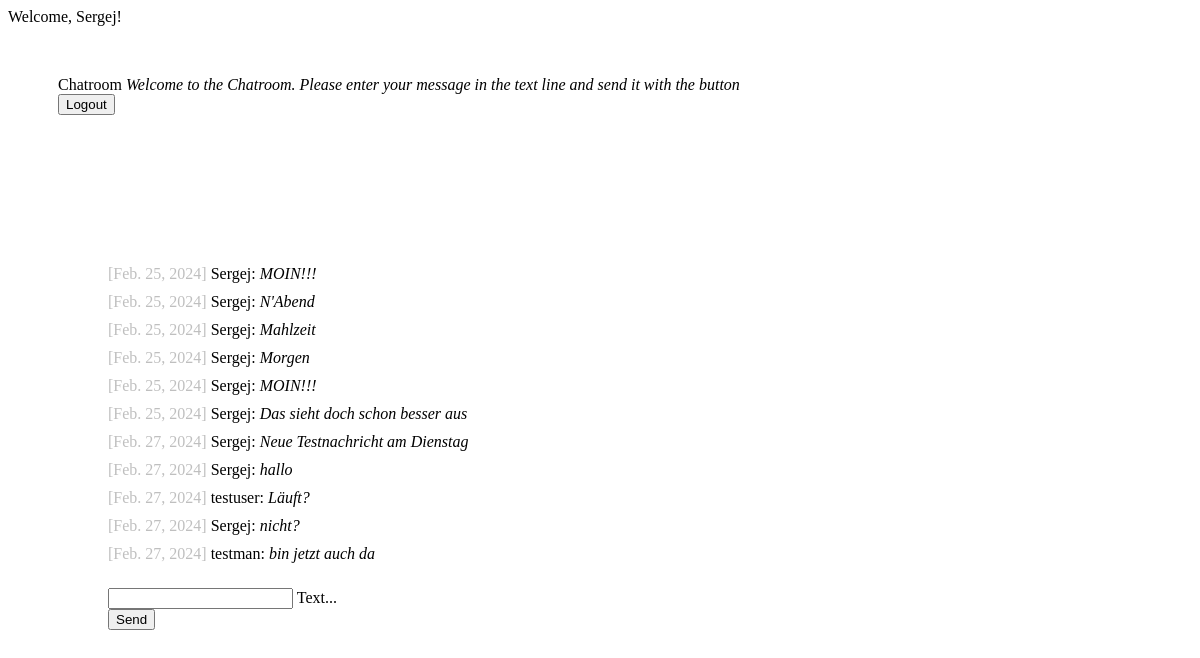
The page /chat/ (signed in) on the database as committed earlier.
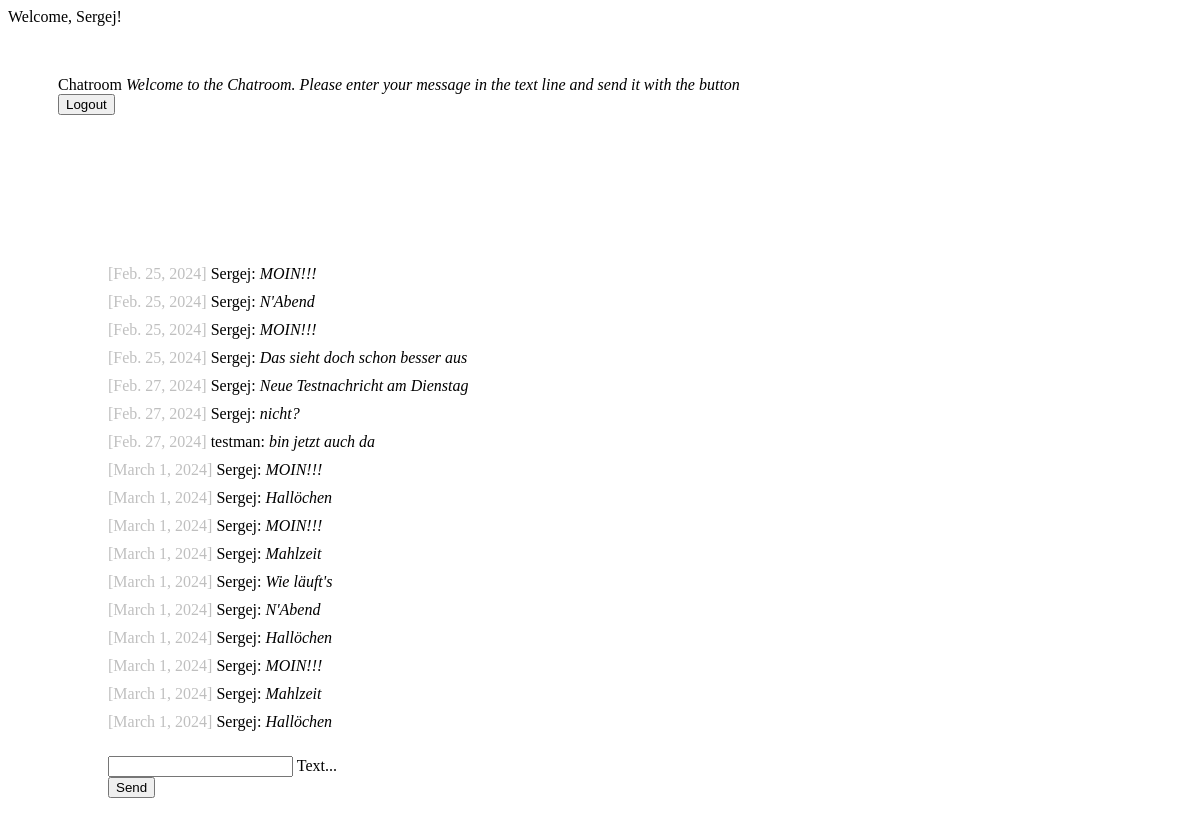
The same page on the database as committed later.
### chat/models.py (models this page shows)
class Message(models.Model):
    text = models.CharField(max_length=500)
    created_at = models.DateField(default=date.today)
    chat = models.ForeignKey(Chat, on_delete=models.CASCADE, related_name='chat_message_set', default=None, blank=True, null=True)
    author = models.ForeignKey(settings.AUTH_USER_MODEL, on_delete=models.CASCADE, related_name='author_message_set')
    receiver = models.ForeignKey(settings.AUTH_USER_MODEL, on_delete=models.CASCADE, related_name='receiver_message_set')

### chat/views.py (the view)
# urls.py: path('chat/', index),
@login_required(login_url='/login/')
def index(request):
    if request.method == 'POST':
        myChat = Chat.objects.get(id=2)
        new_message = Message.objects.create(text=request.POST['textmessage'], chat=myChat, author=request.user, receiver=request.user)
        serialized_obj = serializers.serialize('json', [ new_message ])
        return JsonResponse(serialized_obj[1:-1], safe=False)
    chatMessages = Message.objects.filter(chat__id=2)
    return render(request, 'chat/index.html', {'messages': chatMessages})

### chat/templates/chat/index.html (shortened to what this page needs)
{% extends "base.html" %} {% block content %}
<div class="page-content">
    {% if request.user.is_authenticated %}
    <div id="messageContainer">
        {% for message in messages %}
        <div>
            <span class="color-gray"> [{{ message.created_at }}] </span>
            {{ message.author }}: <i> {{ message.text }} </i>
        </div>
        {% endfor %}
    </div>
    <form onsubmit="sendMessage(); return false;" method="post">
        <div class="mdl-textfield mdl-js-textfield mdl-textfield--floating-label">
            <input class="mdl-textfield__input" name="textmessage" required type="text" id="messageField" />
            <label class="mdl-textfield__label" for="messageField">Text...</label>
        </div>
        <button class="mdl-button mdl-js-button mdl-button--raised mdl-js-ripple-effect mdl-button--accent">Send</button>
    </form>
    {% endif %}
</div>
{% endblock %}

### templates/base.html (shortened to what this page needs)
<!DOCTYPE html>
<html lang="en">
    <head>
        <link rel="stylesheet" href="https://code.getmdl.io/1.3.0/material.indigo-pink.min.css" />
        {% load static %}
        <link rel="stylesheet" href="{% static 'css/style.css' %}" />
    </head>
    <body>
        <div class="mdl-layout mdl-js-layout mdl-layout--fixed-header">
            <header class="mdl-layout__header">
                <div class="mdl-layout__header-row">
                    <span class="mdl-layout-title">Welcome{% if user %}, {% endif %} {{ request.user }}!</span>
                </div>
            </header>
            <div class="mdl-layout__drawer">
                <span class="mdl-layout-title">Chatroom</span>
                <span class="menu-text">
                    <i>Welcome to the Chatroom. Please enter your message in the text line and send it with the button</i>
                </span>
                <form action="{% url 'logout' %}" method="post">
                    <button type="submit" class="mdl-button mdl-js-button mdl-button--raised mdl-js-ripple-effect mdl-button--accent">Logout</button>
                </form>
            </div>
            <main class="mdl-layout__content">
                {% block content %}
                {% endblock %}
            </main>
        </div>
    </body>
</html>

### static/css/style.css (style rules this page uses)
.color-gray { color: #00000040; }
.mdl-layout-title { padding-left: 0px !important; }
.mdl-layout__drawer { padding: 50px; }
.menu-text { padding-top: 50px; padding-bottom: 100px; }

Rows that differ between the two databases and show on the page:
removed Message: created_at "Feb. 25, 2024", author "Sergej", text "Mahlzeit"
removed Message: created_at "Feb. 25, 2024", author "Sergej", text "Morgen"
removed Message: created_at "Feb. 27, 2024", author "Sergej", text "hallo"
removed Message: created_at "Feb. 27, 2024", author "testuser", text "Läuft?"
added Message: created_at "March 1, 2024", author "Sergej", text "MOIN!!!"
added Message: created_at "March 1, 2024", author "Sergej", text "Hallöchen"
added Message: created_at "March 1, 2024", author "Sergej", text "MOIN!!!"
added Message: created_at "March 1, 2024", author "Sergej", text "Mahlzeit"
added Message: created_at "March 1, 2024", author "Sergej", text "Wie läuft's"
added Message: created_at "March 1, 2024", author "Sergej", text "N'Abend"
added Message: created_at "March 1, 2024", author "Sergej", text "Hallöchen"
added Message: created_at "March 1, 2024", author "Sergej", text "MOIN!!!"
added Message: created_at "March 1, 2024", author "Sergej", text "Mahlzeit"
added Message: created_at "March 1, 2024", author "Sergej", text "Hallöchen"
